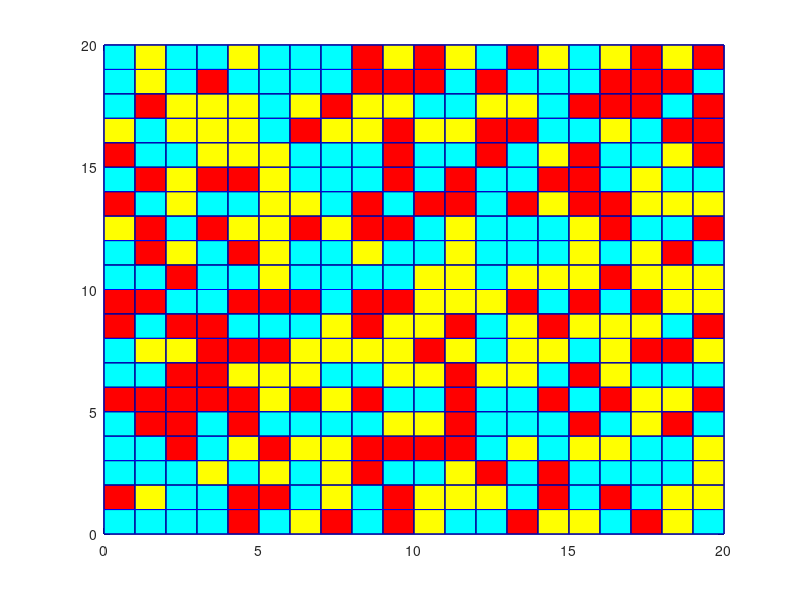

Write MATLAB code to recreate this figure.
z = rand(20);
for x = 1:20
    for y=1:20
        if z(x,y)<=0.3
           fill([y-1, y, y, y-1], [21-x, 21-x, 20-x, 20-x],'y');
        elseif z(x,y) >=0.7
           fill([y-1, y, y, y-1], [21-x, 21-x, 20-x, 20-x],'r');
        else
           fill([y-1, y, y, y-1], [21-x, 21-x, 20-x, 20-x],'c');
        end
        hold on
     end
end
hold on
m = 0:20; n=m;
[x, y] = meshgrid(m, n);
plot(x, y,'b', y, x, 'b')

